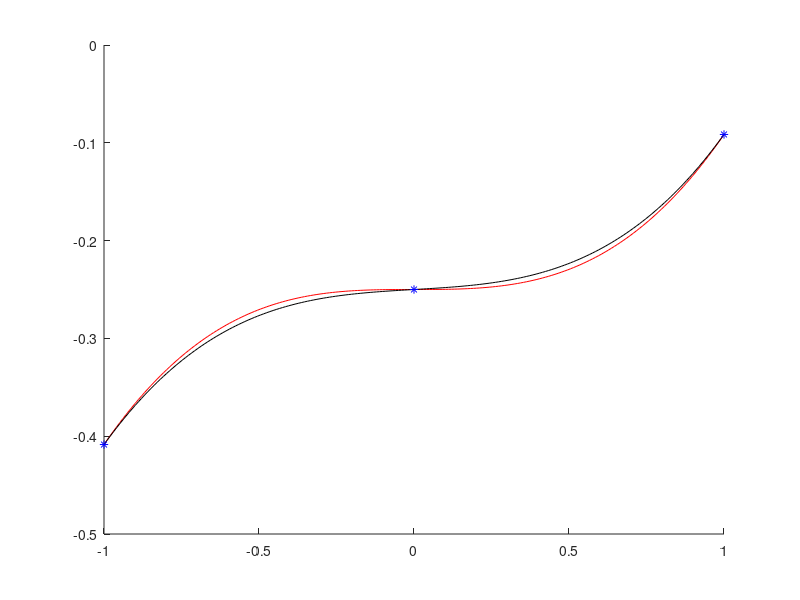
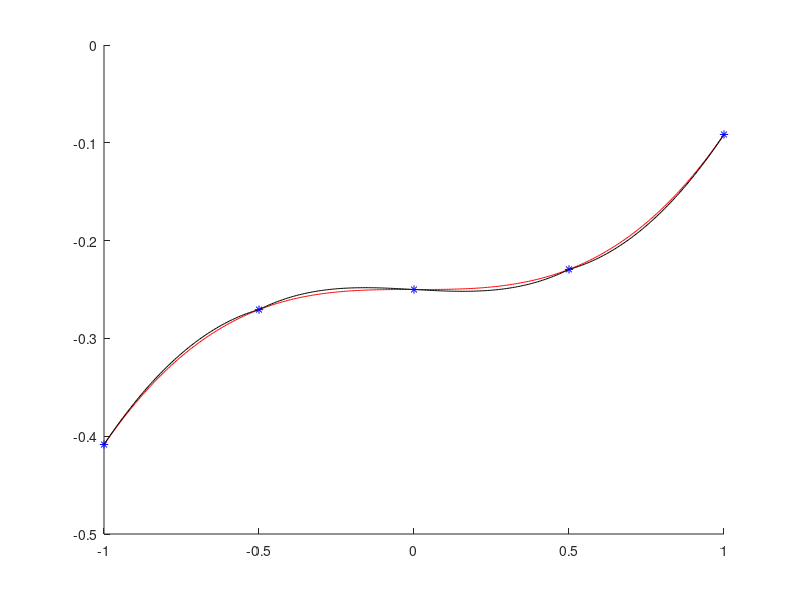
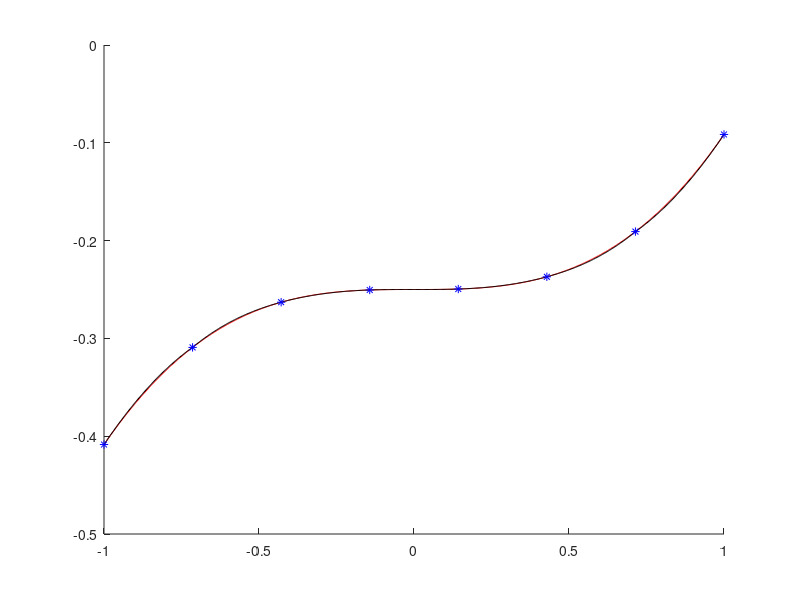
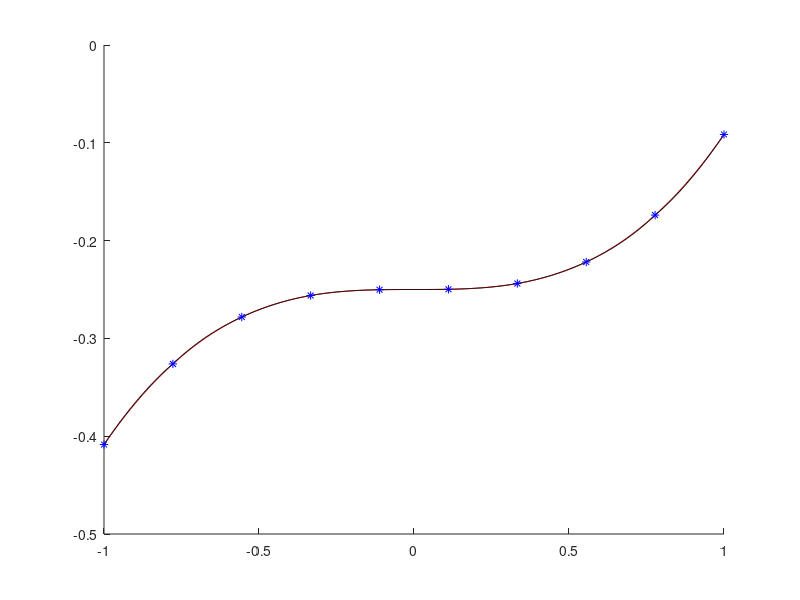

Write the MATLAB code that produced these figures, in order.
% Spline 3,2

amountPoints = [3 5 8 10];
f = @(x) x - sin(x) - 0.25;
a = -1;
b = 1;

for t = 1 : length(amountPoints)
    figure(t);
    hold on;
    
    n = amountPoints(t);
    x = linspace(a, b, n);
    y = f(x);
    
    h = x(2) - x(1);
    
    H = 4 * h * eye(n - 2);
    for i = 1 : n - 3
        H(i, i + 1) = h;
        H(i + 1, i) = h;
    end
    
    gamma = zeros(n - 2, 1);
    for i = 2 : n - 1
        gamma(i - 1) = 6 / h * (y(i + 1) - 2 * y(i) + y(i - 1));
    end
    
    y_2 = [sin(a); H \ gamma; sin(b);];
    
    y_1 = zeros(n - 1, 1);
    for i = 1 : n - 1
        y_1(i) = (y(i + 1) - y(i)) / h - y_2(i + 1) * h / 6 - y_2(i) * h / 3;
    end
    
    max_dev = 0;
    for i = 1 : n - 1
        spline = @(z) y(i) + y_1(i) * (z - x(i)) + y_2(i) * (z - x(i)).^2 / 2 ...
                      + (y_2(i + 1) - y_2(i)) * (z - x(i)).^3 / 6 / h;
        check = linspace(x(i), x(i + 1));
        plot(check,      f(check), 'r-');
        plot(check, spline(check), 'k-');

        fmax = @(x) abs(f(x) - spline(x));
        max_dev = max(max(fmax(check)), max_dev);
    end
    
    fprintf("n = %2i   max_dev = %1.6f\n", n, max_dev);
    plot(x, y, 'b*');
end

clear;